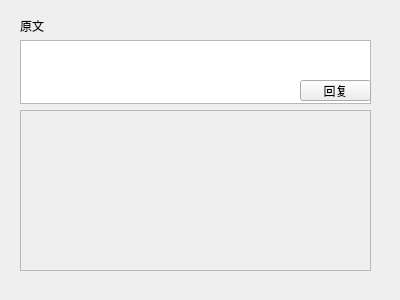
<?xml version="1.0" encoding="UTF-8"?>
<ui version="4.0">
 <class>Comment</class>
 <widget class="QWidget" name="Comment">
  <property name="geometry">
   <rect>
    <x>0</x>
    <y>0</y>
    <width>400</width>
    <height>300</height>
   </rect>
  </property>
  <property name="windowTitle">
   <string>Form</string>
  </property>
  <widget class="QLabel" name="label">
   <property name="geometry">
    <rect>
     <x>20</x>
     <y>10</y>
     <width>61</width>
     <height>31</height>
    </rect>
   </property>
   <property name="text">
    <string>原文</string>
   </property>
  </widget>
  <widget class="QScrollArea" name="scrollArea">
   <property name="geometry">
    <rect>
     <x>20</x>
     <y>110</y>
     <width>351</width>
     <height>161</height>
    </rect>
   </property>
   <property name="widgetResizable">
    <bool>true</bool>
   </property>
   <widget class="QWidget" name="scrollAreaWidgetContents">
    <property name="geometry">
     <rect>
      <x>0</x>
      <y>0</y>
      <width>349</width>
      <height>159</height>
     </rect>
    </property>
   </widget>
  </widget>
  <widget class="QTextEdit" name="textEdit">
   <property name="geometry">
    <rect>
     <x>20</x>
     <y>40</y>
     <width>351</width>
     <height>64</height>
    </rect>
   </property>
  </widget>
  <widget class="QPushButton" name="pushButton">
   <property name="geometry">
    <rect>
     <x>300</x>
     <y>80</y>
     <width>71</width>
     <height>21</height>
    </rect>
   </property>
   <property name="text">
    <string>回复</string>
   </property>
  </widget>
 </widget>
 <resources/>
 <connections/>
</ui>
